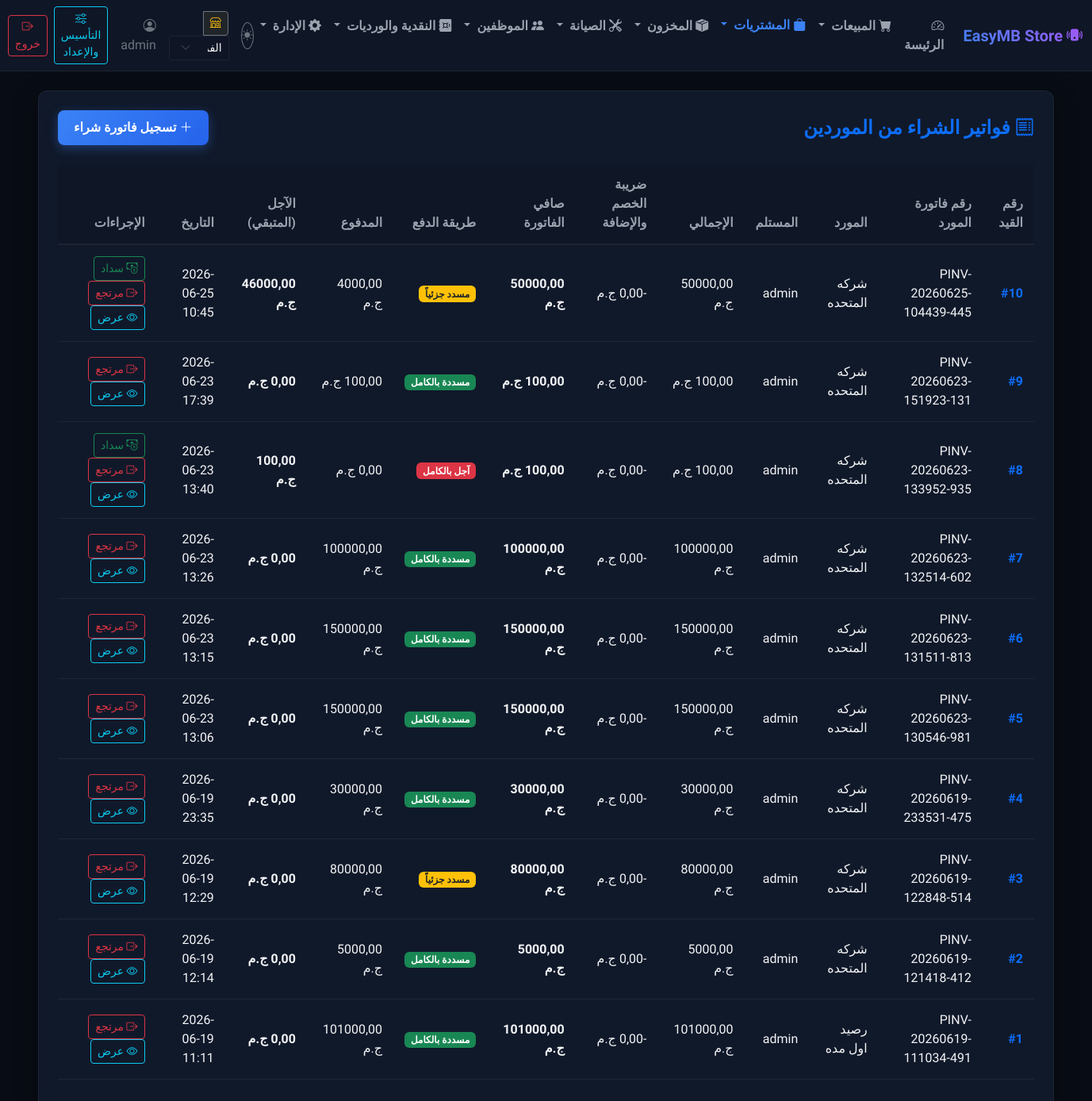
The page /purchases/ (signed in) on the database its author committed.
### erp/models.py (models this page shows, shortened)
class PurchaseInvoice(models.Model):
    branch = models.ForeignKey(Branch, on_delete=models.CASCADE, default=1, verbose_name="الفرع")
    supplier = models.ForeignKey(Contact, on_delete=models.PROTECT, limit_choices_to={'contact_type': 'supplier'}, verbose_name="المورد")
    created_by = models.ForeignKey(User, on_delete=models.PROTECT, verbose_name="مستلم البضاعة")
    invoice_date = models.DateTimeField(auto_now_add=True, verbose_name="تاريخ الفاتورة")
    supplier_invoice_number = models.CharField(max_length=50, blank=True, null=True, verbose_name="رقم فاتورة المورد")
    treasury = models.ForeignKey('Treasury', on_delete=models.PROTECT, related_name='purchase_invoices', null=True, blank=True, verbose_name="الخزينة المسدد عليها")
    total_amount = models.DecimalField(max_digits=12, decimal_places=2, verbose_name="الإجمالي")
    discount = models.DecimalField(max_digits=10, decimal_places=2, default=0.00, verbose_name="الخصم")
    deduction_addition_tax = models.DecimalField(max_digits=10, decimal_places=2, default=0.00, verbose_name="ضريبة الخصم والإضافة")
    net_amount = models.DecimalField(max_digits=12, decimal_places=2, verbose_name="الصافي للدفع")
    PAYMENT_METHOD_CHOICES = (
        ('cash', 'نقدي (كاش)'),
        ('credit', 'آجل بالكامل'),
        ('partial', 'مسدد جزئياً'),
    )
    payment_method = models.CharField(max_length=20, choices=PAYMENT_METHOD_CHOICES, default='cash', verbose_name="طريقة الدفع")
    paid_amount = models.DecimalField(max_digits=12, decimal_places=2, default=0.00, verbose_name="المبلغ المدفوع")
    @property
    def remaining_amount(self):
        return self.net_amount - self.paid_amount
    class Meta:
        verbose_name = "فاتورة مشتريات"
        verbose_name_plural = "فواتير المشتريات"

class Contact(models.Model):
    CONTACT_TYPES = (
        ('customer', 'عميل'),
        ('supplier', 'مورد شركات'),
        ('used_seller', 'بائع أجهزة مستعملة (فرد)'),
    )
    name = models.CharField(max_length=255, verbose_name="الاسم")
    branch = models.ForeignKey(Branch, on_delete=models.CASCADE, default=1, verbose_name="الفرع")
    phone = models.CharField(max_length=20, unique=True, validators=[phone_validator], verbose_name="رقم الهاتف")
    contact_type = models.CharField(max_length=20, choices=CONTACT_TYPES, verbose_name="نوع جهة الاتصال")
    national_id = models.CharField(max_length=14, blank=True, null=True, validators=[national_id_validator], verbose_name="الرقم القومي")
    address = models.TextField(blank=True, null=True, verbose_name="العنوان")
    loyalty_points = models.IntegerField(default=0, verbose_name="رصيد نقاط الولاء")
    opening_balance = models.DecimalField(max_digits=12, decimal_places=2, default=0.00, verbose_name="رصيد أول المدة")
    class Meta:
        verbose_name = "جهة اتصال"
        verbose_name_plural = "جهات الاتصال"

### erp/views.py (the view)
# urls.py: path('purchases/', views.purchase_invoice_list, name='purchase_list'),
@login_required
@permission_required('erp.view_purchaseinvoice', raise_exception=True)
def purchase_invoice_list(request):
    purchases = PurchaseInvoice.objects.filter(branch__in=[request.branch] if request.branch else request.user_allowed_branches).order_by('-invoice_date').select_related('supplier', 'created_by')
    has_open_shift = CashShift.objects.filter(cashier=request.user, status='open', branch__in=[request.branch] if request.branch else request.user_allowed_branches).exists()
    active_treasuries = Treasury.objects.filter(is_active=True, branch__in=[request.branch] if request.branch else request.user_allowed_branches)
    return render(request, 'erp/purchase_list.html', {
        'purchases': purchases,
        'has_open_shift': has_open_shift,
        'active_treasuries': active_treasuries
    })

### erp/templates/erp/purchase_list.html (shortened to what this page needs)
{% extends 'erp/base.html' %}
{% block content %}
<div class="glass-card p-4">
    <div class="d-flex justify-content-between align-items-center mb-4">
        <h4 class="mb-0 text-primary fw-bold"><i class="bi bi-receipt"></i> فواتير الشراء من الموردين</h4>
        <a href="{% url 'erp:purchase_create' %}" class="btn btn-primary"><i class="bi bi-plus-lg"></i> تسجيل فاتورة شراء</a>
    </div>
    <div class="table-responsive">
        <table class="table table-custom">
            <thead>
                <tr>
                    <th>رقم القيد</th>
                    <th>رقم فاتورة المورد</th>
                    <th>المورد</th>
                    <th>المستلم</th>
                    <th>الإجمالي</th>
                    <th>ضريبة الخصم والإضافة</th>
                    <th>صافي الفاتورة</th>
                    <th>طريقة الدفع</th>
                    <th>المدفوع</th>
                    <th>الآجل (المتبقي)</th>
                    <th>التاريخ</th>
                    <th>الإجراءات</th>
                </tr>
            </thead>
            <tbody>
                {% for purchase in purchases %}
                    <tr>
                        <td>
                            <a href="{% url 'erp:purchase_detail' purchase.id %}" class="fw-bold text-primary text-decoration-none">
                                #{{ purchase.id }}
                            </a>
                        </td>
                        <td>{{ purchase.supplier_invoice_number|default:"--" }}</td>
                        <td>{{ purchase.supplier.name }}</td>
                        <td>{{ purchase.created_by.username }}</td>
                        <td>{{ purchase.total_amount }} ج.م</td>
                        <td class="text-danger">-{{ purchase.deduction_addition_tax }} ج.م</td>
                        <td class="text-success fw-bold">{{ purchase.net_amount }} ج.م</td>
                        <td>
                            {% if purchase.payment_method == 'cash' %}
                                <span class="badge bg-success">مسددة بالكامل</span>
                            {% elif purchase.payment_method == 'credit' %}
                                <span class="badge bg-danger">آجل بالكامل</span>
                            {% elif purchase.payment_method == 'partial' %}
                                <span class="badge bg-warning text-dark">مسدد جزئياً</span>
                            {% endif %}
                        </td>
                        <td class="text-light">{{ purchase.paid_amount }} ج.م</td>
                        <td class="fw-bold {% if purchase.remaining_amount > 0 %}text-warning{% else %}text-secondary{% endif %}">
                            {{ purchase.remaining_amount }} ج.م
                        </td>
                        <td>{{ purchase.invoice_date|date:"Y-m-d H:i" }}</td>
                        <td>
                            {% if purchase.remaining_amount > 0 and purchase.payment_method != 'cash' %}
                                <button type="button" class="btn btn-sm btn-outline-success btn-pay"
                                        data-invoice-id="{{ purchase.id }}"
                                        data-invoice-num="{{ purchase.supplier_invoice_number|default:purchase.id }}"
                                        data-supplier-name="{{ purchase.supplier.name }}"
                                        data-remaining="{{ purchase.remaining_amount }}">
                                    <i class="bi bi-cash-coin"></i> سداد
                                </button>
                            {% endif %}
                            <a href="{% url 'erp:purchase_return_create' purchase.id %}" class="btn btn-sm btn-outline-danger" title="إرجاع مشتريات">
                                <i class="bi bi-box-arrow-right"></i> مرتجع
                            </a>
                            <a href="{% url 'erp:purchase_detail' purchase.id %}" class="btn btn-sm btn-outline-info">
                                <i class="bi bi-eye"></i> عرض
                            </a>
                        </td>
                    </tr>
                {% empty %}
                    <tr>
                        <td colspan="12" class="text-center text-secondary py-4">لا توجد فواتير مشتريات مسجلة حتى الآن.</td>
                    </tr>
                {% endfor %}
            </tbody>
        </table>
    </div>
</div>
{% endblock %}

### erp/templates/erp/base.html (shortened to what this page needs)
<!DOCTYPE html>
<html lang="ar" dir="rtl">
<head>
    <link rel="stylesheet" href="https://cdn.jsdelivr.net/npm/bootstrap@5.3.2/dist/css/bootstrap.rtl.min.css">
    <link rel="stylesheet" href="https://cdn.jsdelivr.net/npm/bootstrap-icons@1.11.2/font/bootstrap-icons.min.css">
    {% load static %}
    <link rel="stylesheet" href="{% static 'css/styles.css' %}?v={% now 'U' %}">
</head>
<body>
    <nav class="navbar navbar-expand-lg navbar-dark navbar-custom sticky-top">
        <div class="container-fluid">
            <a class="navbar-brand" href="{% if request.user.is_staff or request.user.is_superuser %}{% url 'erp:dashboard' %}{% elif perms.erp.add_saleinvoice %}{% url 'erp:pos' %}{% elif perms.erp.change_repairticket %}{% url 'erp:repair_list' %}{% else %}{% url 'erp:pos' %}{% endif %}">
                <i class="bi bi-phone-vibrate-fill"></i> EasyMB Store
            </a>
            <div class="collapse navbar-collapse" id="navbarNav">
                <ul class="navbar-nav me-auto mb-2 mb-lg-0">
                    {% if request.user.is_staff or request.user.is_superuser %}
                    <li class="nav-item">
                        <a class="nav-link {% if request.resolver_match.view_name == 'erp:dashboard' %}active{% endif %}" href="{% url 'erp:dashboard' %}">
                            <i class="bi bi-speedometer2"></i> الرئيسة
                        </a>
                    </li>
                    {% endif %}
                    {% if perms.erp.add_saleinvoice %}
                    <li class="nav-item dropdown">
                        <a class="nav-link dropdown-toggle " href="#" id="salesDropdown" role="button" data-bs-toggle="dropdown" aria-expanded="false">
                            <i class="bi bi-cart-fill"></i> المبيعات
                        </a>
                    </li>
                    {% endif %}
                    {% if perms.erp.add_device or perms.erp.view_purchaseinvoice %}
                    <li class="nav-item dropdown">
                        <a class="nav-link dropdown-toggle {% if 'purchase' in request.resolver_match.view_name %}active{% endif %}" href="#" id="purchasesDropdown" role="button" data-bs-toggle="dropdown" aria-expanded="false">
                            <i class="bi bi-bag-fill"></i> المشتريات
                        </a>
                    </li>
                    {% endif %}
                    {% if perms.erp.view_stock or perms.erp.view_stocktransfer %}
                    <li class="nav-item dropdown">
                        <a class="nav-link dropdown-toggle " href="#" id="inventoryDropdown" role="button" data-bs-toggle="dropdown" aria-expanded="false">
                            <i class="bi bi-box-seam-fill"></i> المخزون
                        </a>
                    </li>
                    {% endif %}
                    {% if perms.erp.view_repairticket %}
                    <li class="nav-item dropdown">
                        <a class="nav-link dropdown-toggle {% if 'repair' in request.resolver_match.view_name %}active{% endif %}" href="#" id="repairsDropdown" role="button" data-bs-toggle="dropdown" aria-expanded="false">
                            <i class="bi bi-tools"></i> الصيانة
                        </a>
                    </li>
                    {% endif %}
                    {% if request.user.is_authenticated %}
                    <li class="nav-item dropdown">
                        <a class="nav-link dropdown-toggle " href="#" id="hrDropdown" role="button" data-bs-toggle="dropdown" aria-expanded="false">
                            <i class="bi bi-people-fill"></i> الموظفين
                        </a>
                    </li>
                    {% endif %}
                    {% if perms.erp.view_cashshift %}
                    <li class="nav-item dropdown">
                        <a class="nav-link dropdown-toggle " href="#" id="cashDropdown" role="button" data-bs-toggle="dropdown" aria-expanded="false">
                            <i class="bi bi-safe-fill"></i> النقدية والورديات
                        </a>
                    </li>
                    {% endif %}
                    {% if request.user.is_staff or request.user.is_superuser %}
                    <li class="nav-item dropdown">
                        <a class="nav-link dropdown-toggle " href="#" id="adminDropdown" role="button" data-bs-toggle="dropdown" aria-expanded="false">
                            <i class="bi bi-gear-fill"></i> الإدارة
                        </a>
                    </li>
                    {% endif %}
                </ul>
                <div class="d-flex align-items-center">
                    <button id="themeToggleBtn" class="btn btn-outline-secondary btn-sm me-3 text-secondary" title="تغيير نظام الإضاءة" style="border-radius: 50%; width: 34px; height: 34px; display: flex; align-items: center; justify-content: center; padding: 0;">
                        <i id="themeToggleIcon" class="bi bi-sun-fill"></i>
                    </button>
                    {% if request.user.is_authenticated %}
                        {% if user_allowed_branches %}
                        <form action="{% url 'erp:switch_branch' %}" method="POST" class="d-inline me-3">
                            <div class="input-group input-group-sm">
                                <span class="input-group-text bg-dark text-warning border-secondary">
                                    <i class="bi bi-shop"></i>
                                </span>
                                <select name="branch_id" class="form-select bg-dark text-light border-secondary" onchange="this.form.elements['next'].value = window.location.pathname + window.location.search + window.location.hash; this.form.submit()" style="max-width: 150px;">
                                    {% for b in user_allowed_branches %}
                                    <option value="{{ b.id }}" {% if active_branch and active_branch.id == b.id %}selected{% endif %}>{{ b.name }}</option>
                                    {% endfor %}
                                </select>
                            </div>
                        </form>
                        {% endif %}
                        <span class="text-secondary me-3">
                            <i class="bi bi-person-circle"></i> {{ request.user.username }}
                        </span>
                        {% if perms.erp.change_storesetting %}
                        <a href="{% url 'erp:setup_dashboard' %}" class="btn btn-outline-info btn-sm me-2">
                            <i class="bi bi-sliders"></i> التأسيس والإعداد
                        </a>
                        {% endif %}
                        <form action="{% url 'erp:logout' %}" method="POST" class="d-inline">
                            <button type="submit" class="btn btn-outline-danger btn-sm">
                                <i class="bi bi-box-arrow-right"></i> خروج
                            </button>
                        </form>
                    {% else %}
                        <a href="{% url 'erp:login' %}" class="btn btn-primary btn-sm">
                            <i class="bi bi-box-arrow-in-left"></i> دخول
                        </a>
                    {% endif %}
                </div>
            </div>
        </div>
    </nav>
    <div class="container-fluid py-4 px-lg-5">
        {% block content %}{% endblock %}
    </div>
</body>
</html>

### rows shown on the page
PurchaseInvoice: id "10", supplier_invoice_number "PINV-20260625-104439-445", supplier.name "شركه المتحده", created_by.username "admin", total_amount "50000,00", deduction_addition_tax "0,00", net_amount "50000,00", payment_method "مسدد جزئياً", paid_amount "4000,00", remaining_amount "46000,00", invoice_date "2026-06-25 10:45"
PurchaseInvoice: id "9", supplier_invoice_number "PINV-20260623-151923-131", supplier.name "شركه المتحده", created_by.username "admin", total_amount "100,00", deduction_addition_tax "0,00", net_amount "100,00", payment_method "مسددة بالكامل", remaining_amount "0,00", invoice_date "2026-06-23 17:39"
PurchaseInvoice: id "8", supplier_invoice_number "PINV-20260623-133952-935", supplier.name "شركه المتحده", created_by.username "admin", total_amount "100,00", deduction_addition_tax "0,00", net_amount "100,00", payment_method "آجل بالكامل", paid_amount "0,00", remaining_amount "100,00", invoice_date "2026-06-23 13:40"
PurchaseInvoice: id "7", supplier_invoice_number "PINV-20260623-132514-602", supplier.name "شركه المتحده", created_by.username "admin", total_amount "100000,00", deduction_addition_tax "0,00", net_amount "100000,00", payment_method "مسددة بالكامل", paid_amount "100000,00", remaining_amount "0,00", invoice_date "2026-06-23 13:26"
PurchaseInvoice: id "6", supplier_invoice_number "PINV-20260623-131511-813", supplier.name "شركه المتحده", created_by.username "admin", total_amount "150000,00", deduction_addition_tax "0,00", net_amount "150000,00", payment_method "مسددة بالكامل", paid_amount "150000,00", remaining_amount "0,00", invoice_date "2026-06-23 13:15"
PurchaseInvoice: id "5", supplier_invoice_number "PINV-20260623-130546-981", supplier.name "شركه المتحده", created_by.username "admin", total_amount "150000,00", deduction_addition_tax "0,00", net_amount "150000,00", payment_method "مسددة بالكامل", paid_amount "150000,00", remaining_amount "0,00", invoice_date "2026-06-23 13:06"
PurchaseInvoice: id "4", supplier_invoice_number "PINV-20260619-233531-475", supplier.name "شركه المتحده", created_by.username "admin", total_amount "30000,00", deduction_addition_tax "0,00", net_amount "30000,00", payment_method "مسددة بالكامل", paid_amount "30000,00", remaining_amount "0,00", invoice_date "2026-06-19 23:35"
PurchaseInvoice: id "3", supplier_invoice_number "PINV-20260619-122848-514", supplier.name "شركه المتحده", created_by.username "admin", total_amount "80000,00", deduction_addition_tax "0,00", net_amount "80000,00", payment_method "مسدد جزئياً", paid_amount "80000,00", remaining_amount "0,00", invoice_date "2026-06-19 12:29"
PurchaseInvoice: id "2", supplier_invoice_number "PINV-20260619-121418-412", supplier.name "شركه المتحده", created_by.username "admin", total_amount "5000,00", deduction_addition_tax "0,00", net_amount "5000,00", payment_method "مسددة بالكامل", paid_amount "5000,00", remaining_amount "0,00", invoice_date "2026-06-19 12:14"
PurchaseInvoice: id "1", supplier_invoice_number "PINV-20260619-111034-491", supplier.name "رصيد اول مده", created_by.username "admin", total_amount "101000,00", deduction_addition_tax "0,00", net_amount "101000,00", payment_method "مسددة بالكامل", paid_amount "101000,00", remaining_amount "0,00", invoice_date "2026-06-19 11:11"

### other values the page prints
{{ request.user.username }} "admin"
form field branch_id "الفرع الرئيسي"
